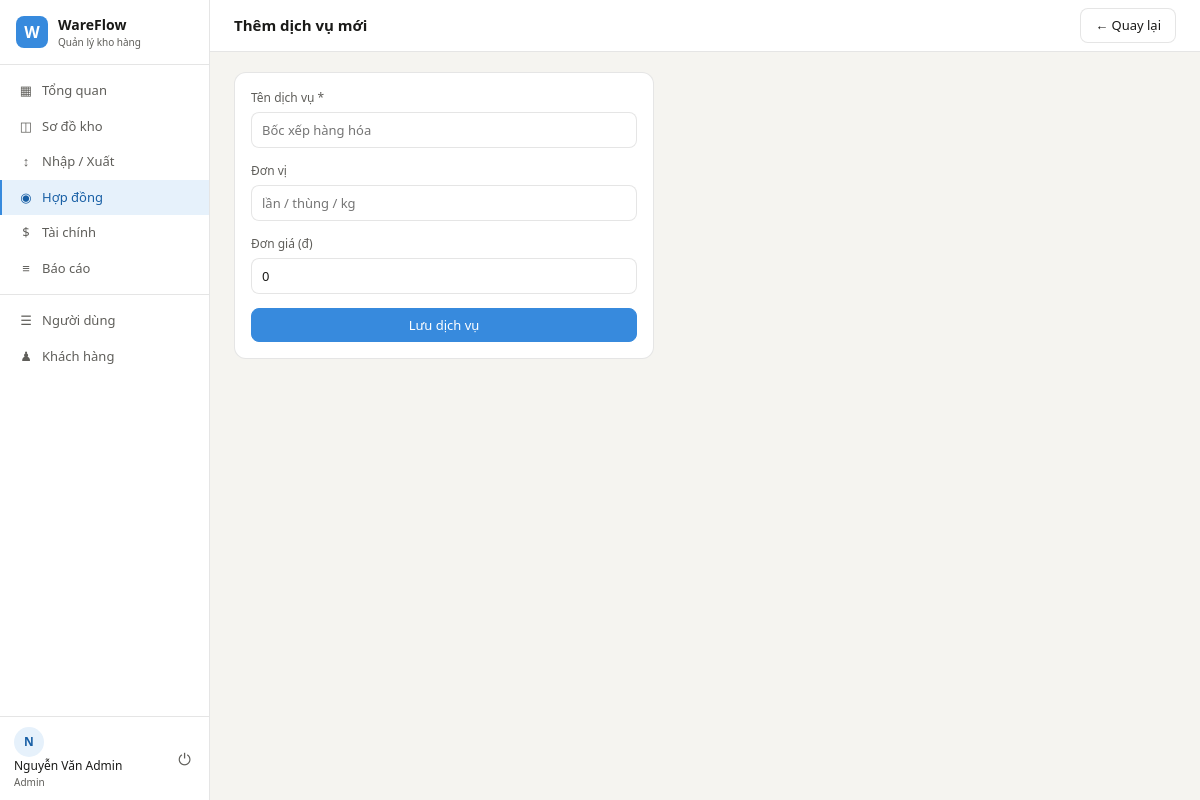
The page /contracts/services/create (signed in) on the database its author committed.
### app/models/__init__.py (models this page shows, shortened)
class User(UserMixin, db.Model):
    __tablename__ = 'users'
    id           = db.Column(db.Integer, primary_key=True)
    username     = db.Column(db.String(80), unique=True, nullable=False)
    email        = db.Column(db.String(120), unique=True, nullable=False)
    password_hash = db.Column(db.String(256), nullable=False)
    full_name    = db.Column(db.String(150))
    phone        = db.Column(db.String(20))
    role         = db.Column(db.String(20), default=UserRole.STAFF.value)
    is_active    = db.Column(db.Boolean, default=True)
    created_at   = db.Column(db.DateTime, default=datetime.utcnow)
    def is_admin(self):
        return self.role == UserRole.ADMIN.value

### app/routes/contracts.py (the view, shortened to what this page needs)
@contracts_bp.route('/services/create', methods=['GET', 'POST'])
@login_required
def service_create():
    if not current_user.is_admin():
        flash('Chỉ Admin mới có quyền tạo dịch vụ.', 'danger')
        return redirect(url_for('contracts.service_list'))
    return render_template('contracts/service_form.html', service=None)

### app/models/__init__.py (called while the page is built)
@login_manager.user_loader
def load_user(user_id):
    return User.query.get(int(user_id))

### run.py (called while the page is built)
@app.context_processor
def inject_globals():
    from datetime import datetime
    return {'now': datetime.now()}

### app/templates/contracts/service_form.html (shortened to what this page needs)
{% extends 'base.html' %}
{% block page_title %}Thêm dịch vụ mới{% endblock %}
{% block topbar_actions %}
<a href="{{ url_for('contracts.service_list') }}" class="btn">← Quay lại</a>
{% endblock %}
{% block content %}
<div style="max-width:420px">
  <div class="panel">
    <div class="panel-body">
      <form method="POST">
        <div class="form-group">
          <label class="form-label">Tên dịch vụ *</label>
          <input type="text" name="name" class="form-control" required placeholder="Bốc xếp hàng hóa">
        </div>
        <div class="form-group">
          <label class="form-label">Đơn vị</label>
          <input type="text" name="unit" class="form-control" placeholder="lần / thùng / kg">
        </div>
        <div class="form-group">
          <label class="form-label">Đơn giá (đ)</label>
          <input type="number" name="unit_price" class="form-control" value="0" min="0" step="1000">
        </div>
        <button type="submit" class="btn btn-primary" style="width:100%;justify-content:center">Lưu dịch vụ</button>
      </form>
    </div>
  </div>
</div>
{% endblock %}

### app/templates/base.html (shortened to what this page needs)
<!DOCTYPE html>
<html lang="vi">
<head>
  <link rel="stylesheet" href="{{ url_for('static', filename='css/main.css') }}">
</head>
<body>
{% if current_user.is_authenticated %}
<div class="app-layout">
  <aside class="sidebar">
    <div class="sidebar-logo">
      <div class="logo-icon">W</div>
      <div>
        <div class="logo-name">WareFlow</div>
        <div class="logo-sub">Quản lý kho hàng</div>
      </div>
    </div>
    <nav class="sidebar-nav">
      <a href="{{ url_for('dashboard.index') }}"
         class="nav-item {% if request.endpoint == 'dashboard.index' %}active{% endif %}">
        <span class="nav-icon">▦</span> Tổng quan
      </a>
      <a href="{{ url_for('warehouse.index') }}"
         class="nav-item {% if 'warehouse' in request.endpoint %}active{% endif %}">
        <span class="nav-icon">◫</span> Sơ đồ kho
      </a>
      <a href="{{ url_for('logistics.index') }}"
         class="nav-item {% if 'logistics' in request.endpoint %}active{% endif %}">
        <span class="nav-icon">↕</span> Nhập / Xuất
      </a>
      <a href="{{ url_for('contracts.index') }}"
         class="nav-item {% if 'contracts' in request.endpoint %}active{% endif %}">
        <span class="nav-icon">◉</span> Hợp đồng
      </a>
      {% if current_user.is_admin() %}
      <a href="{{ url_for('billing.index') }}"
         class="nav-item {% if 'billing' in request.endpoint %}active{% endif %}">
        <span class="nav-icon">$</span> Tài chính
      </a>
      <a href="{{ url_for('reports.index') }}"
         class="nav-item {% if 'reports' in request.endpoint %}active{% endif %}">
        <span class="nav-icon">≡</span> Báo cáo
      </a>
      {% endif %}
      <div class="nav-divider"></div>
      {% if current_user.is_admin() %}
      <a href="{{ url_for('auth.user_list') }}"
         class="nav-item {% if 'auth' in request.endpoint %}active{% endif %}">
        <span class="nav-icon">☰</span> Người dùng
      </a>
      <a href="{{ url_for('contracts.customer_list') }}"
         class="nav-item">
        <span class="nav-icon">♟</span> Khách hàng
      </a>
      {% endif %}
    </nav>
    <div class="sidebar-footer">
      <div class="user-info">
        <div class="user-avatar">{{ current_user.full_name[0] if current_user.full_name else current_user.username[0] }}</div>
        <div>
          <div class="user-name">{{ current_user.full_name or current_user.username }}</div>
          <div class="user-role">{{ current_user.role | capitalize }}</div>
        </div>
      </div>
      <a href="{{ url_for('auth.logout') }}" class="logout-btn" title="Đăng xuất">⏻</a>
    </div>
  </aside>
  <div class="main-content">
    <header class="topbar">
      <h1 class="page-title">{% block page_title %}{% endblock %}</h1>
      <div class="topbar-actions">{% block topbar_actions %}{% endblock %}</div>
    </header>
    <div class="content-body">
      {% block content %}{% endblock %}
    </div>
  </div>
</div>
{% else %}
  {% block auth_content %}{% endblock %}
{% endif %}
</body>
</html>

### app/static/css/main.css (style rules this page uses)
:root { --blue: #378ADD; --blue-dark: #185FA5; --blue-bg: #E6F1FB; --green: #3B6D11; --green-bg: #EAF3DE; --amber: #BA7517; --amber-bg: #FAEEDA; --red: #A32D2D; --red-bg: #FCEBEB; --pink: #993556; --pink-bg: #FBEAF0; --gray: #888780; --gray-bg: #F1EFE8; --text: #1a1a18; --text-muted:#5F5E5A; --border: rgba(0,0,0,0.10); --bg: #F5F4F0; --surface: #FFFFFF; --sidebar-w: 210px; --topbar-h: 52px; --radius: 8px; --radius-lg: 12px; }
* { box-sizing: border-box; margin: 0; padding: 0; }
body { font-family: 'Segoe UI', system-ui, sans-serif; font-size: 14px; color: var(--text); background: var(--bg); line-height: 1.5; }
a { text-decoration: none; color: inherit; }
.app-layout { display: flex; height: 100vh; overflow: hidden; }
.sidebar { width: var(--sidebar-w); background: var(--surface); border-right: 1px solid var(--border); display: flex; flex-direction: column; flex-shrink: 0; }
.sidebar-logo { display: flex; align-items: center; gap: 10px; padding: 14px 16px; border-bottom: 1px solid var(--border); }
.logo-icon { width: 32px; height: 32px; background: var(--blue); color: #fff; border-radius: 8px; display: flex; align-items: center; justify-content: center; font-weight: 700; font-size: 16px; }
.logo-name { font-weight: 600; font-size: 14px; }
.logo-sub { font-size: 10px; color: var(--text-muted); }
.sidebar-nav { flex: 1; padding: 8px 0; overflow-y: auto; }
.nav-item { display: flex; align-items: center; gap: 8px; padding: 8px 16px; font-size: 13px; color: var(--text-muted); border-left: 2px solid transparent; transition: all 0.12s; cursor: pointer; }
.nav-item.active { background: var(--blue-bg); color: var(--blue-dark); border-left-color: var(--blue); font-weight: 500; }
.nav-icon { font-size: 13px; width: 16px; text-align: center; }
.nav-divider { height: 1px; background: var(--border); margin: 8px 0; }
.sidebar-footer { border-top: 1px solid var(--border); padding: 10px 14px; display: flex; align-items: center; gap: 8px; }
.user-avatar { width: 30px; height: 30px; border-radius: 50%; background: var(--blue-bg); color: var(--blue-dark); display: flex; align-items: center; justify-content: center; font-weight: 600; font-size: 12px; flex-shrink: 0; }
.user-name { font-size: 12px; font-weight: 500; }
.user-role { font-size: 10px; color: var(--text-muted); }
.logout-btn { margin-left: auto; color: var(--text-muted); font-size: 16px; padding: 4px; cursor: pointer; border-radius: 4px; }
.main-content { flex: 1; display: flex; flex-direction: column; overflow: hidden; }
.topbar { height: var(--topbar-h); background: var(--surface); border-bottom: 1px solid var(--border); padding: 0 24px; display: flex; align-items: center; justify-content: space-between; flex-shrink: 0; }
.page-title { font-size: 15px; font-weight: 600; }
.topbar-actions { display: flex; align-items: center; gap: 8px; }
.content-body { flex: 1; overflow-y: auto; padding: 20px 24px; }
.panel { background: var(--surface); border: 1px solid var(--border); border-radius: var(--radius-lg); overflow: hidden; }
.panel-body { padding: 16px; }
.btn { display: inline-flex; align-items: center; gap: 6px; padding: 7px 14px; border-radius: var(--radius); border: 1px solid var(--border); background: var(--surface); color: var(--text); font-size: 13px; font-family: inherit; cursor: pointer; transition: all 0.12s; white-space: nowrap; }
.btn-primary { background: var(--blue); color: #fff; border-color: var(--blue); }
.form-group { margin-bottom: 14px; }
.form-label { display: block; font-size: 12px; font-weight: 500; color: var(--text-muted); margin-bottom: 5px; }
.form-control { width: 100%; padding: 8px 10px; border: 1px solid var(--border); border-radius: var(--radius); font-size: 13px; font-family: inherit; color: var(--text); background: var(--surface); transition: border-color 0.12s; }

### rows shown on the page
User: full_name "N", full_name "Nguyễn Văn Admin", role "Admin"
